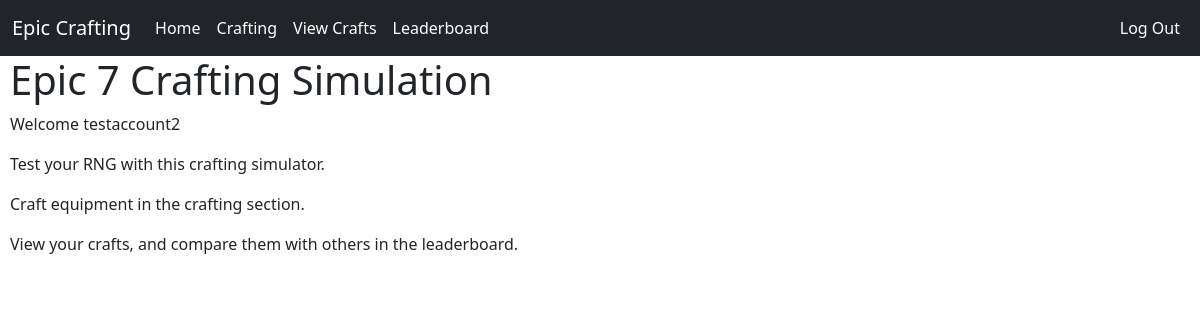
/home (signed in), run on an earlier commit of the app's database.
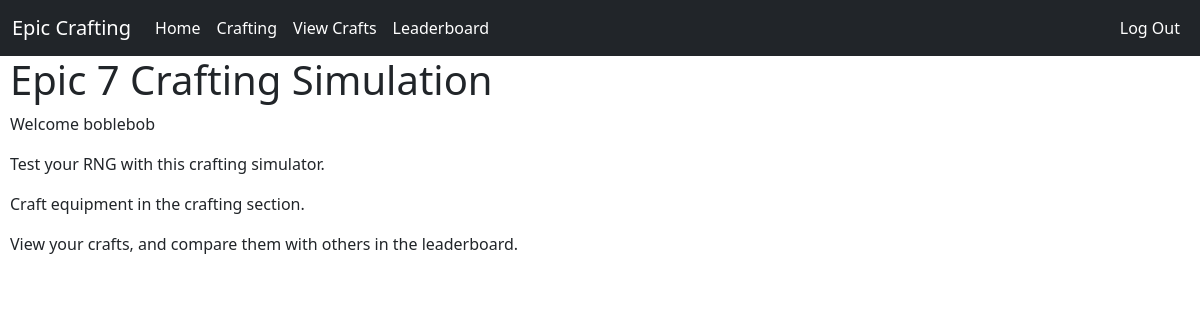
And on a later commit of the database.
### website/models.py (models this page shows)
class User(db.Model, UserMixin):
    id   = db.Column('id', db.Integer, primary_key=True)
    name = db.Column('name', db.String(20))
    pw   = db.Column('pw', db.String(20))
    equips = db.relationship('EquipDB', backref='user')

### website/views.py (the view)
@views.route('/')
@views.route('/home')
def home():
    return render_template("home.html", user=current_user)

### website/__init__.py (called while the page is built)
def create_app():
    app = Flask(__name__)
    app.config['SECRET_KEY'] = 'very-epic'
    app.config['SQLALCHEMY_DATABASE_URI'] = f'sqlite:///{DB_NAME}'
    app.config['SQLALCHEMY_TRACK_MODIFICATIONS'] = False
    db.init_app(app)
    from .views import views
    app.register_blueprint(views, url_prefix='/')
    from .models import EquipDB, User
    create_database(app)
    loginManager = LoginManager()
    loginManager.login_view = 'views.login'
    loginManager.init_app(app)
    @loginManager.user_loader
    def loadUser(id):
        return User.query.get(int(id))
    return app

### website/templates/home.html (shortened to what this page needs)
{% extends "base.html" %}
{% block head %}
<link rel="stylesheet" href="{{ url_for('static', filename='home.css') }}">
{% endblock %}
{% block content %}
<div class="flexbox-container">
<h1>Epic 7 Crafting Simulation</h1>
{% if user.is_authenticated %}
<p>Welcome {{ user.name }}</p>
{% else %}
<p>Login to start crafting.</p>
{% endif %}
<p>Test your RNG with this crafting simulator.</p>
<p>Craft equipment in the crafting section.</p>
<p>View your crafts, and compare them with others in the leaderboard.</p>
</div>
{% endblock %}

What changed in the data, as far as the page shows it:
changed User: name "testaccount2" → "boblebob"
